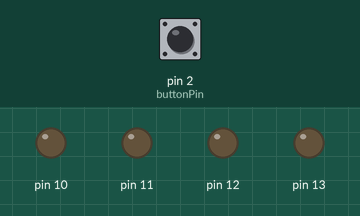
Bench run of a sketch on a simulated Arduino Uno, built with avr-gcc and run on an emulated ATmega328P. Parts: output pins drawn as LEDs (lit = HIGH). Inputs (shaded band) come from the test bench; at power-on: pin 2 (buttonPin) LOW.

Above: at 1.2 s.
1.3 s: pin 2 (buttonPin) pulled HIGH for 0.15 s
At 1.6 s:
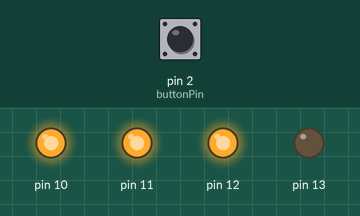
2.9 s: pin 2 (buttonPin) pulled HIGH for 1 s
At 4.0 s:
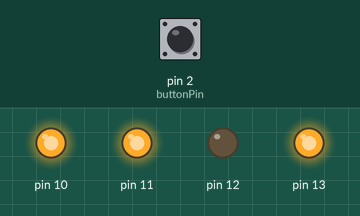
5.4 s: pin 2 (buttonPin) pulled HIGH for 0.15 s
At 5.9 s:
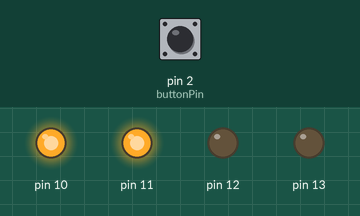
7.0 s: pin 2 (buttonPin) pulled HIGH for 3.2 s
At 8.3 s:
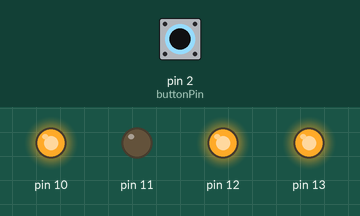
11.7 s: pin 2 (buttonPin) pulled HIGH for 0.15 s
At 12.9 s:
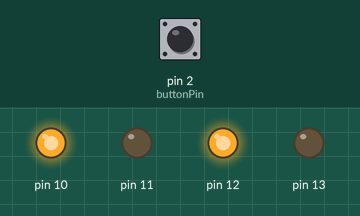
13.3 s: pin 2 (buttonPin) pulled HIGH for 1 s
At 14.3 s:
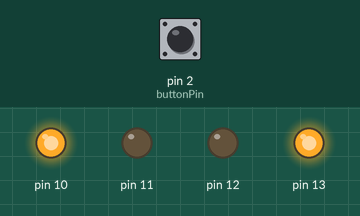
Timing chart, 0 to 16.3 s (numbered marks = the images above; inputs shaded):
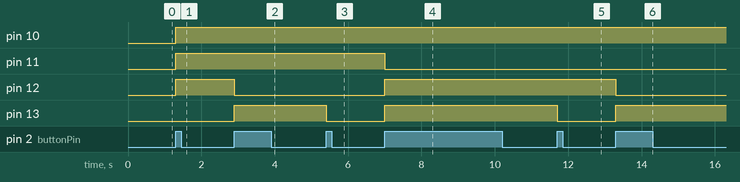

Measured:
- after the input at 1.3 s, pin 10–12: LOW → HIGH at once
- after the input at 2.9 s, pin 12: HIGH → LOW at once; pin 13: LOW → HIGH at once
- after the input at 5.4 s, pin 13: HIGH → LOW at once
- after the input at 7.0 s, pin 11: HIGH → LOW at once; pin 12, pin 13: LOW → HIGH at once
- after the input at 11.7 s, pin 13: HIGH → LOW at once
- after the input at 13.3 s, pin 12: HIGH → LOW at once; pin 13: LOW → HIGH at once

The sketch:

Counter_Backward.ino
```cpp
//Buton ve LED pinlerini belirtelim.
const int  buttonPin = 2;

// Algoritma için değişkenler belirtelim
int buttonPushCounter = 15;   // Sayaç
int buttonState = 0;         // Butonun şimdiki durumu
int lastButtonState = 0;     // Butonun bir önceki durumu
int basamakSayaci;
int otelenenSayi;

int basamaklar[4];

void setup() {

  //Çıkış ve giriş pinlerini belirtelim.
  pinMode(buttonPin, INPUT);
  pinMode(13, OUTPUT);
  pinMode(12, OUTPUT);
  pinMode(11, OUTPUT);
  pinMode(10, OUTPUT);
}

void ledleriYak() {

  // Bu fonksiyonu void loop() altından çağıracağız,
  // Basamak değerlerini tutmuştuk şimdi bunları lede aktarıyoruz
  digitalWrite(13, basamaklar[0]);
  digitalWrite(12, basamaklar[1]);
  digitalWrite(11, basamaklar[2]);
  digitalWrite(10, basamaklar[3]);
}

void loop() {

  // Butonun şimdiki durumunu okuyalım. Açık mı kapalı mı?
  buttonState = digitalRead(buttonPin);

  // Butonun şimdiki durumunu eski durumuyla karşılaştırıyoruz.
  // Buton eski haliyle aynı değeri vermiyorsa butona dokunulmuştur.
  if (buttonState != lastButtonState) {

    // Butonda değişiklik oldu ama hangi durumdan hangi duruma geçti
    // İletimdeyken iletimden çıktıysa hiçbir şey yapmayacağız
    // Bizim için önemli olan iletimde değildeyken, iletime geçmesi durumu
    // Yani butona basılması.
    if (buttonState == HIGH && buttonPushCounter>=0) {

      //Eğer butondan gelen değer varsa
      //Sayacı azalt.
      buttonPushCounter--;

      // Şimdi geldik BCD den Binary sisteme çevirmeye.
      // Bunun için "Left/Right Shift Operator" ve bit seviyesinde karşılaştırma yapan
      // "&" operatörünü kullanacağız.
      // Left/Right Shift operatörü için YouTube'de güzel bir video var.
      // https://www.youtube.com/watch?v=BKzB6gdRyIM&t=185s


      // Bizim örneğimizde sadece 4 bit yeterli olacağı için döngüyü 4 defa döndürmemiz yetecek,
      // Shift yani kaydırma işlemi ve ardından karşılaştırma işlemi yaparak
      // Sayının binary karşılığında hangi basamaklarda 1 rakamı var tespit edeceğiz.
      for(basamakSayaci=3;basamakSayaci>=0;basamakSayaci--){

        // Sayıyı binary olarak öteleyelim ve yeni bir değişkene atalım.
        otelenenSayi = buttonPushCounter>>basamakSayaci;

        // otelenenSayi değişkeninin "&" işlemi kullanarak 1 yani 0001 ile çarpalım
        // Öteleme işlemini şunun için yaptık:
        // Her basamağı öteleyerek en sağa alıyoruz, ve en sağdaki değer 1 se bunu tespit edip
        // Hafızada tutuyoruz.
        if(otelenenSayi & 1){
          basamaklar[basamakSayaci]=1;
        }else{
          basamaklar[basamakSayaci]=0;
        }

        //ledleriYak() fonksiyonumuz çalışsın.
        ledleriYak();
      }


    // Eğer butondan gelen değer yoksa, yani butona basılmamış
    // Butondan elimizi çekiyoruz durumu
    // Buton açık duruma geçiyor
    // Veya başka ihtimaller varsa onlar
    } else {
      // Hiç bir şey yapmayacağız
      // Boş bırakalım.
    }
    // 50 milisaniye bekletelim
    // Art arda basıldığına oluşabilecek çakışma ihtimalleri için
    delay(50);
  }

  // Butonun son durumunu değişkenimizde tutalım
  // Her döngüde bir önceki durumla karşılaştırdığımız için lazım oluyor
  lastButtonState = buttonState;
}
```
